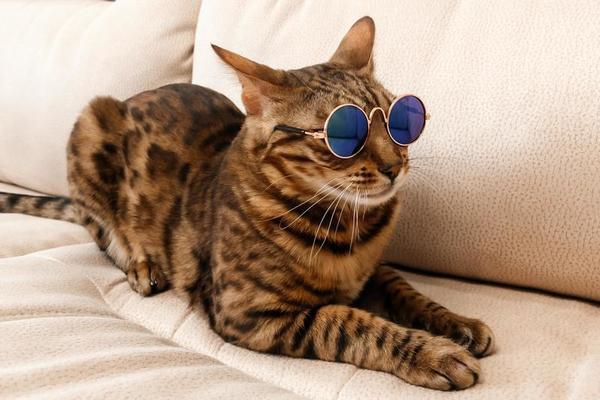
#> input picture Images/cat_1.jpg, 600 x 400 px
$ python contours.py
#> lines starting #> are read from the running program, lines starting #| are printed output that depends on the picture; after the words box and inside, x2 and y2 are one past the last pixel; in counts of white or black regions, pixels touching at a corner belong together
import cv2 as cv
import numpy as np

img = cv.imread('Images/cat_1.jpg')
#> img is the input picture: shape (400, 600, 3); mean B, G, R 133.2, 153.2, 178.5
cv.imshow("Image", img)

blank = np.zeros(img.shape, dtype='uint8')

gray = cv.cvtColor(img, cv.COLOR_BGR2GRAY)
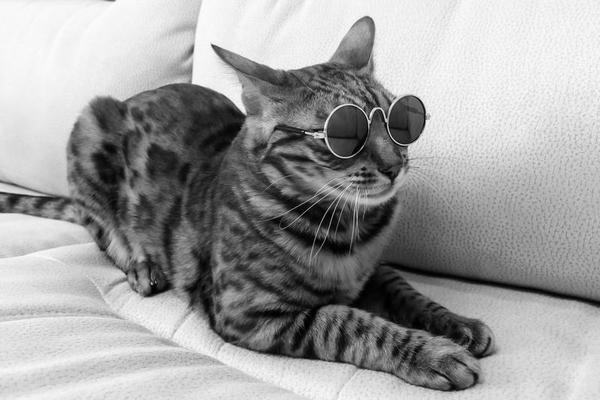
#> gray: shape (400, 600); min 0, max 254, mean 158.5
# cv.imshow('Gray', gray)

blur = cv.GaussianBlur(gray, (5, 5), cv.BORDER_DEFAULT)

canny = cv.Canny(blur, 125, 175)
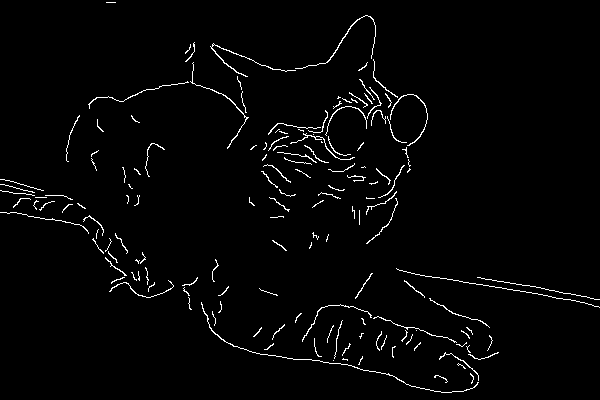
#> canny: shape (400, 600); 2.2% white in thin lines or dots
cv.imshow('Canny', canny)

# ret, thresh = cv.threshold(gray, 125, 255, cv.THRESH_BINARY)
# cv.imshow('Thresh', thresh)

contours, hierarchies = cv.findContours(canny, cv.RETR_LIST, cv.CHAIN_APPROX_NONE)
#> contours = 155 contours, 147 with area under 20; largest, box (x1, y1, x2, y2) and area: (210, 43, 296, 77) 42, (201, 302, 479, 393) 38, (190, 62, 249, 149) 38, (295, 15, 376, 69) 36, (390, 94, 428, 146) 34, (290, 133, 355, 160) 22, (302, 304, 372, 342) 21, (439, 352, 479, 381) 20
print(f'Contours found: {len(contours)}')
#| Contours found: 155

cv.drawContours(blank, contours, -1, (0, 0, 255), 1)
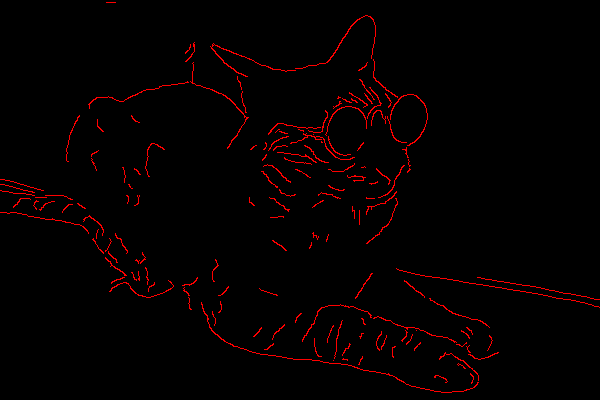
#> blank: shape (400, 600, 3); mean of channels 0, 1, 2 0, 0, 5.5; drawn as B, G, R
cv.imshow('Contours Drawn', blank)

cv.waitKey(0)

$ run again, with Images/Cat_2.jpg copied over Images/cat_1.jpg
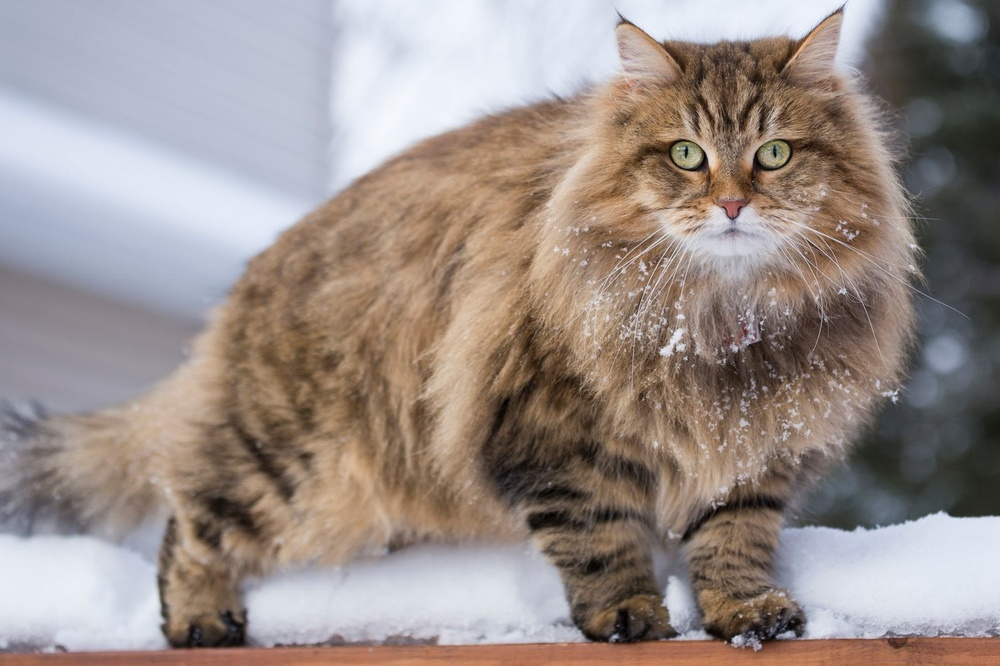
#> input picture Images/Cat_2.jpg, 1000 x 666 px, shrunk from 1595 x 1063 before the run
#> img is the input picture: shape (666, 1000, 3); mean B, G, R 137.2, 142, 153.7
#> `canny = cv.Canny(blur, 125, 175)`:
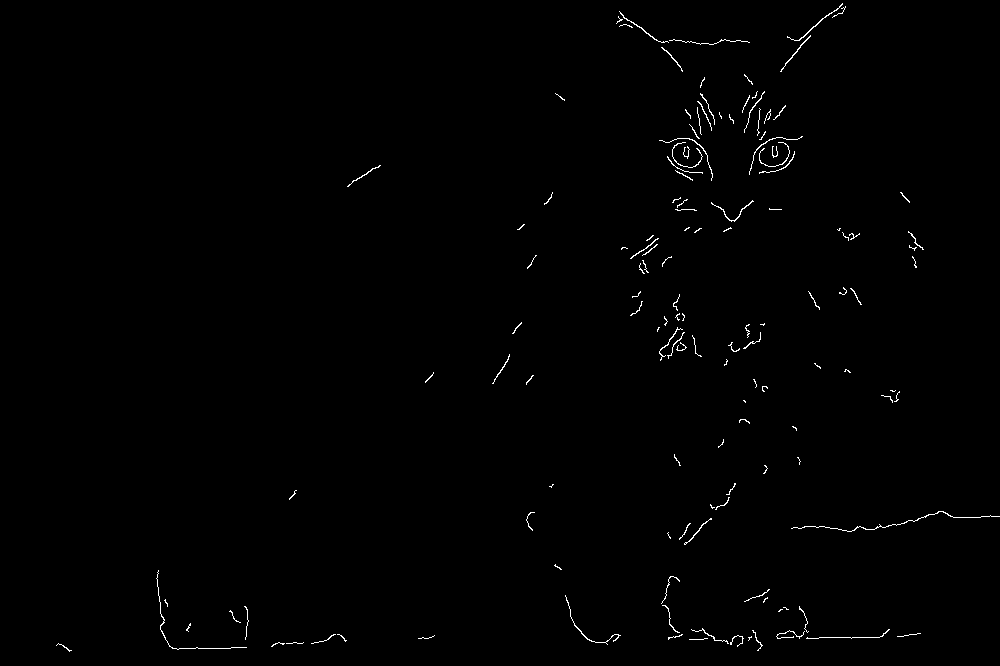
#> canny: shape (666, 1000); 0.61% white in thin lines or dots
#> contours = 137 contours, 130 with area under 20; largest, box (x1, y1, x2, y2) and area: (787, 3, 843, 41) 34, (711, 200, 754, 222) 30, (780, 35, 811, 72) 28, (619, 11, 669, 43) 26, (565, 595, 621, 645) 26, (791, 511, 1000, 532) 25, (684, 518, 712, 545) 22
#| Contours found: 137
#> `cv.drawContours(blank, contours, -1, (0, 0, 255), 1)`:
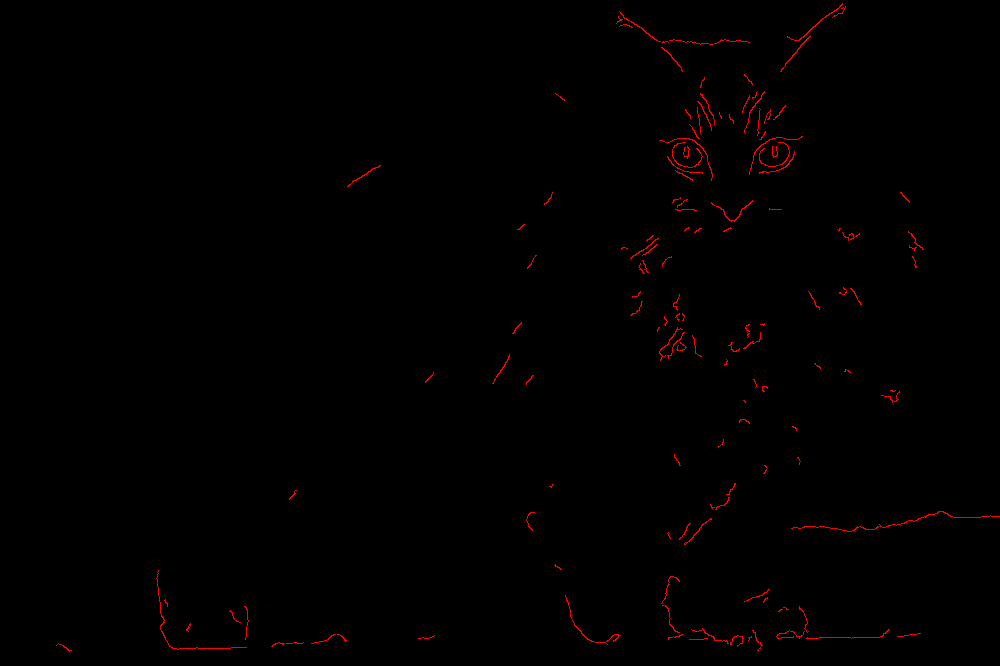
#> blank: shape (666, 1000, 3); mean of channels 0, 1, 2 0, 0, 1.6; drawn as B, G, R

$ run again, with Images/Cat_3.jpg copied over Images/cat_1.jpg
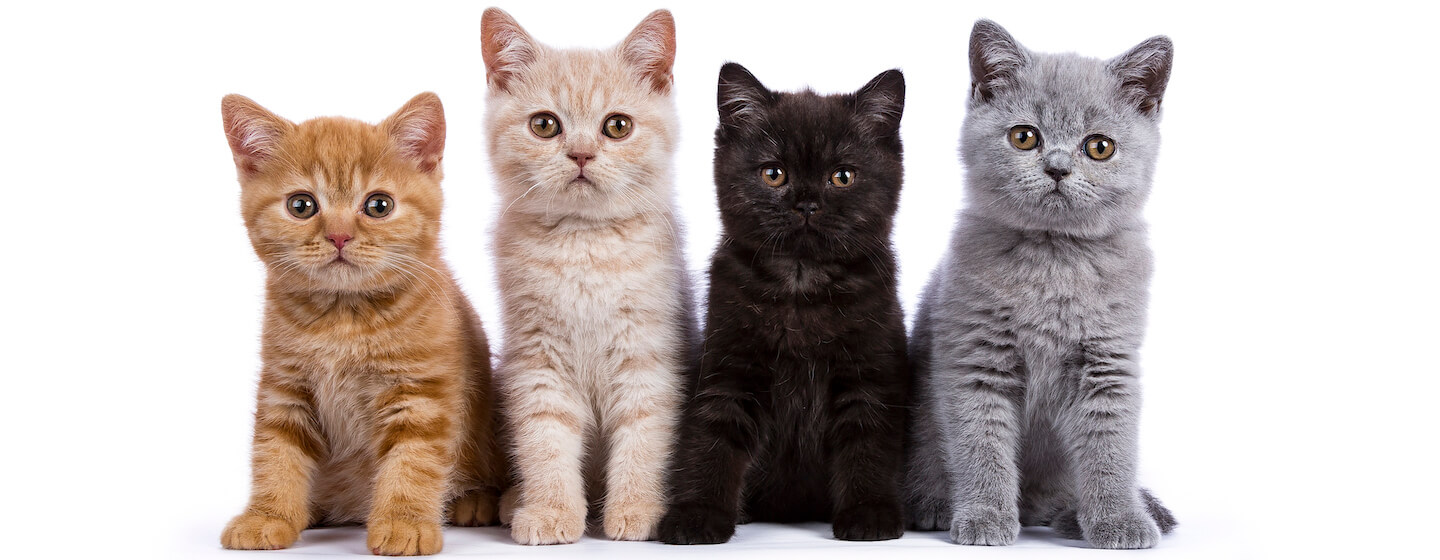
#> input picture Images/Cat_3.jpg, 1440 x 560 px
#> img is the input picture: shape (560, 1440, 3); mean B, G, R 178.9, 182.2, 192.5
#> `canny = cv.Canny(blur, 125, 175)`:
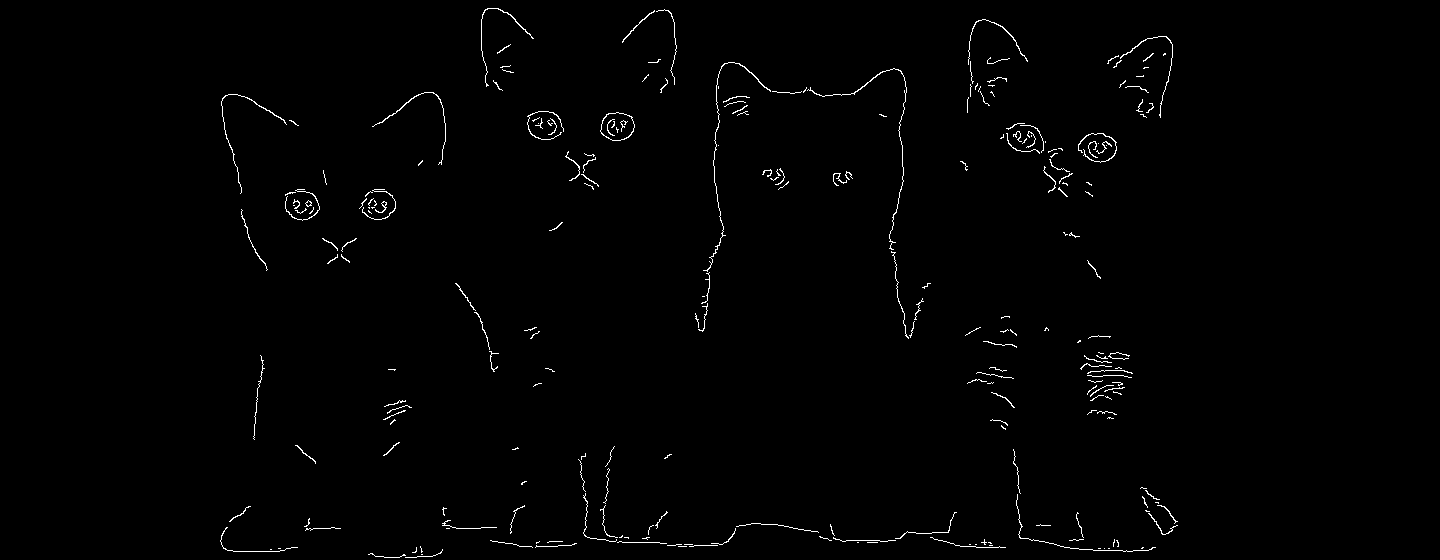
#> canny: shape (560, 1440); 0.93% white in thin lines or dots, all inside (x1, y1, x2, y2) = (220, 8, 1178, 558)
#> contours = 253 contours, 240 with area under 20; largest, box (x1, y1, x2, y2) and area: (600, 112, 635, 141) 741, (600, 112, 635, 141) 721, (703, 62, 771, 272) 46, (807, 68, 907, 250) 40, (372, 92, 446, 165) 36
#| Contours found: 253
#> `cv.drawContours(blank, contours, -1, (0, 0, 255), 1)`:
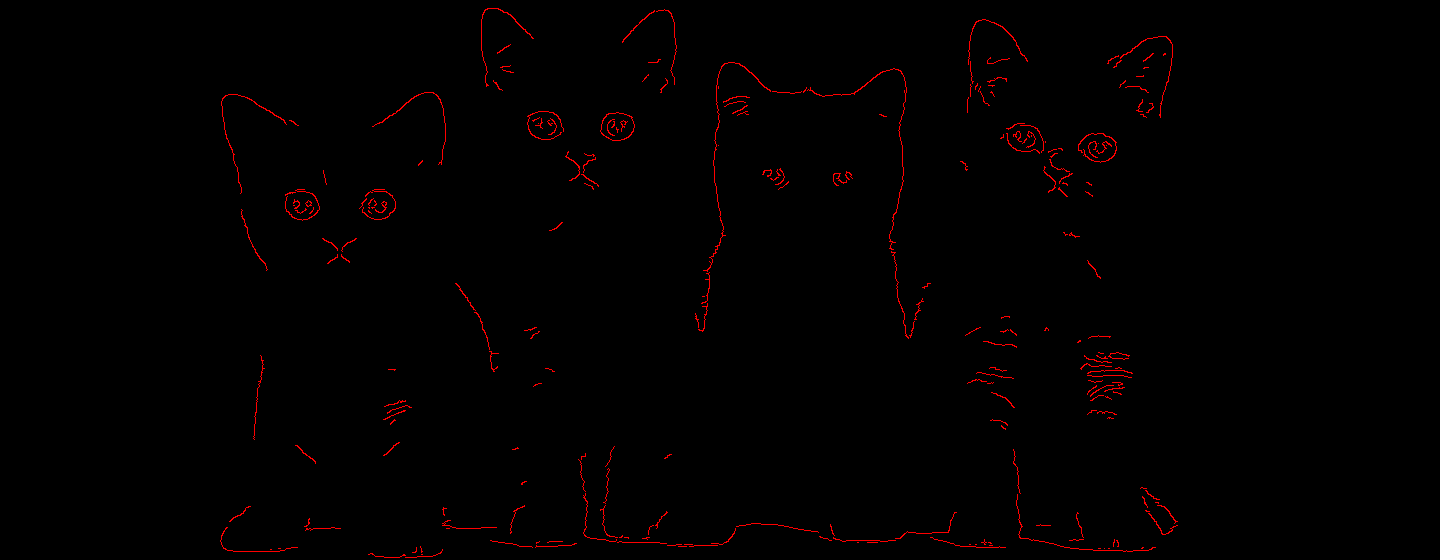
#> blank: shape (560, 1440, 3); mean of channels 0, 1, 2 0, 0, 2.4; drawn as B, G, R
